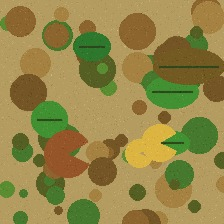
#> input picture dataset/train/biodegradable/bio_train_001.jpg, 224 x 224 px; its folder holds only this picture in this run
$ python train_model.py
#> lines starting #> are read from the running program, lines starting #| are printed output that depends on the picture
### src/features.py
from PIL import Image, ImageStat
import math


IMAGE_EXTENSIONS = (".jpg", ".jpeg", ".png", ".webp", ".bmp")


def load_image(path_or_file, size=(160, 160)):
#> called with size = (160, 160)
    image = Image.open(path_or_file).convert("RGB")
#> image is the input picture: PIL image 224x224 RGB; mean R, G, B 147.4, 134.3, 71.1
    image = image.resize(size)
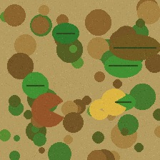
#> image: PIL image 160x160 RGB; mean R, G, B 147.4, 134.3, 71.1
    return image


def extract_features(path_or_file):
    """
    Extract simple visual features from an image.

    This keeps the project lightweight and Python 3.13 compatible.
    No TensorFlow, NumPy, or compiler is required.
    """
    image = load_image(path_or_file)
    width, height = image.size
#> width = 160; height = 160
    pixels = list(image.getdata())
#> pixels = 25600 items
    total = len(pixels)
#> total = 25600

    r_sum = 0
    g_sum = 0
    b_sum = 0

    green_pixels = 0
    brown_pixels = 0
    white_pixels = 0
    dark_pixels = 0
    bright_pixels = 0
    plastic_like_pixels = 0

    for r, g, b in pixels:
        r_sum += r
        g_sum += g
        b_sum += b

        brightness = (r + g + b) / 3

        if g > r * 1.08 and g > b * 1.08:
            green_pixels += 1

        if r > 70 and g > 45 and b < 90 and r >= g:
            brown_pixels += 1

        if r > 190 and g > 190 and b > 190:
            white_pixels += 1

        if brightness < 65:
            dark_pixels += 1

        if brightness > 185:
            bright_pixels += 1

        # Smooth, bright, artificial-looking color regions
        if (r > 120 or g > 120 or b > 120) and abs(r - g) + abs(g - b) + abs(r - b) > 110:
            plastic_like_pixels += 1
#> this loop made 25600 passes
#> (r, g, b, r_sum, g_sum, b_sum, brightness, brown_pixels) on pass 44: (172, 148, 88, 7905, 6845, 4231, 136, 1)
#> (r, g, b, r_sum, g_sum, b_sum, brightness) on passes 1 to 6: (178, 156, 96, 178, 156, 96, 143.3), (179, 156, 95, 357, 312, 191, 143.3), (179, 155, 95, 536, 467, 286, 143), (183, 154, 96, 719, 621, 382, 144.3), (183, 153, 95, 902, 774, 477, 143.7), (183, 154, 96, 1085, 928, 573, 144.3)
#> after the loop, b_sum = 1819436; bright_pixels = 0; brown_pixels = 8565; dark_pixels = 208; g_sum = 3437845; green_pixels = 4852; plastic_like_pixels = 20389; r_sum = 3772277; white_pixels = 0

    avg_r = r_sum / total
#> avg_r = 147.4
    avg_g = g_sum / total
#> avg_g = 134.3
    avg_b = b_sum / total
#> avg_b = 71.07
    avg_brightness = (avg_r + avg_g + avg_b) / 3
#> avg_brightness = 117.6

    # Color variation / texture approximation
    stat = ImageStat.Stat(image)
    std_r, std_g, std_b = stat.stddev
#> std_r = 43.59; std_g = 27.68; std_b = 25.65
    texture_score = (std_r + std_g + std_b) / 3
#> texture_score = 32.31

    # Edge-like roughness approximation using neighbor difference
    edge_total = 0
    edge_count = 0
    sample_step = 4
    px = image.load()

    for y in range(0, height - sample_step, sample_step):
        for x in range(0, width - sample_step, sample_step):
            r1, g1, b1 = px[x, y]
            r2, g2, b2 = px[x + sample_step, y + sample_step]
            edge_total += abs(r1 - r2) + abs(g1 - g2) + abs(b1 - b2)
            edge_count += 1
#> after the loop, edge_count = 1521; edge_total = 75923

    roughness = edge_total / max(edge_count, 1)
#> roughness = 49.92

    features = {
        "avg_r": avg_r,
        "avg_g": avg_g,
        "avg_b": avg_b,
        "avg_brightness": avg_brightness,
        "green_ratio": green_pixels / total,
        "brown_ratio": brown_pixels / total,
        "white_ratio": white_pixels / total,
        "dark_ratio": dark_pixels / total,
        "bright_ratio": bright_pixels / total,
        "plastic_like_ratio": plastic_like_pixels / total,
        "texture_score": texture_score,
        "roughness": roughness,
    }

    return features


# [25 lines left out: function feature_distance, not called in this run]


def average_features(feature_list):
    if not feature_list:
        return {}

    keys = feature_list[0].keys()
    averaged = {}

    for key in keys:
        averaged[key] = sum(item[key] for item in feature_list) / len(feature_list)
#> this loop made 12 passes
#> key on passes 1 to 12: 'avg_r', 'avg_g', 'avg_b', 'avg_brightness', 'green_ratio', 'brown_ratio', 'white_ratio', 'dark_ratio', 'bright_ratio', 'plastic_like_ratio', 'texture_score', 'roughness'
#> after the loop, averaged = 12 items

    return averaged

### src/train_model.py
import os
import json
from features import extract_features, average_features, IMAGE_EXTENSIONS

BASE_DIR = os.path.dirname(os.path.dirname(os.path.abspath(__file__)))
TRAIN_DIR = os.path.join(BASE_DIR, "dataset", "train")
MODEL_DIR = os.path.join(BASE_DIR, "models")
MODEL_PATH = os.path.join(MODEL_DIR, "waste_model.json")

CLASSES = ["biodegradable", "non_biodegradable"]


def collect_images(folder):
    image_paths = []

    if not os.path.exists(folder):
        return image_paths

    for name in os.listdir(folder):
        if name.lower().endswith(IMAGE_EXTENSIONS):
            image_paths.append(os.path.join(folder, name))

    return image_paths


def main():
    model = {
        "class_names": {
            "biodegradable": "Biodegradable",
            "non_biodegradable": "Non-Biodegradable"
        },
        "prototypes": {},
        "training_counts": {}
    }

    for class_name in CLASSES:
        folder = os.path.join(TRAIN_DIR, class_name)
        image_paths = collect_images(folder)

        if not image_paths:
            print(f"No images found in {folder}")
            continue

        print(f"Processing {len(image_paths)} images for {class_name}...")

        features = []
        for path in image_paths:
            try:
                features.append(extract_features(path))
            except Exception as error:
                print(f"Skipped {path}: {error}")

        if features:
            model["prototypes"][class_name] = average_features(features)
            model["training_counts"][class_name] = len(features)
#> pass 2 of the loop in main, `for class_name in CLASSES:`:
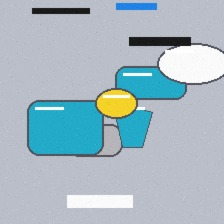
#> input picture dataset/train/non_biodegradable/nonbio_train_001.jpg, 224 x 224 px
#> in load_image, image is the input picture: PIL image 224x224 RGB; mean R, G, B 166.3, 185.4, 195.4
#> in load_image (call 2), `image = image.resize(size)`:
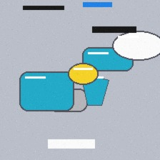
#> image: PIL image 160x160 RGB; mean R, G, B 166.3, 185.4, 195.4
#> the loop in extract_features (call 2), `for r, g, b in pixels:` made 25600 passes
#> (r, g, b, r_sum, g_sum, b_sum, brightness, white_pixels) on pass 24: (196, 199, 209, 4468, 4563, 4825, 201.3, 1)
#> the loop in average_features (call 2), `for key in keys:` made 12 passes

    if len(model["prototypes"]) < 2:
        raise RuntimeError(
            "Training failed. Add images in both folders: "
            "dataset/train/biodegradable and dataset/train/non_biodegradable"
        )

    os.makedirs(MODEL_DIR, exist_ok=True)

    with open(MODEL_PATH, "w", encoding="utf-8") as file:
        json.dump(model, file, indent=4)

    print("Model trained successfully.")
    print(f"Saved model at: {MODEL_PATH}")
    print("Training counts:", model["training_counts"])
#| Training counts: {'biodegradable': 1, 'non_biodegradable': 1}


if __name__ == "__main__":
    main()
